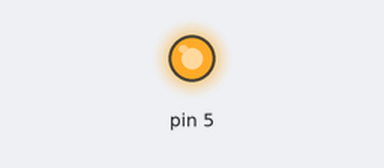
Bench run of a sketch on a simulated Arduino Uno, built with avr-gcc and run on an emulated ATmega328P. Shown: output pins drawn as LEDs (lit = HIGH).

Above: at 0.15 s.
At 10.59 s:
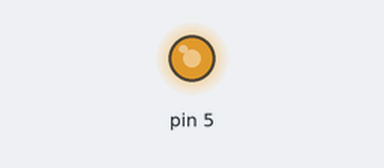
At 22.6 s:
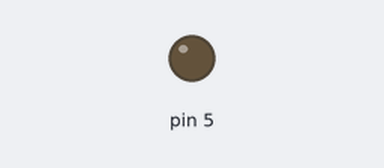
At 37.78 s:
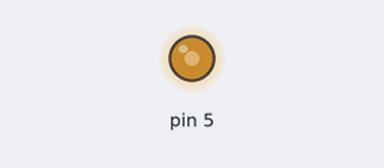
Timing chart, 0 to 40.0 s (numbered marks = the images above):
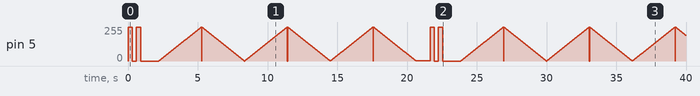

The sketch:

meeting.ino.ino
```cpp
void setup() {
  // put your setup code here, to run once:
  pinMode(5, OUTPUT);
}

void flash(int pin, int millisOn, int millisOff) {
  digitalWrite(pin, HIGH);
  delay(millisOn);
  digitalWrite(pin, LOW);
  delay(millisOff);
}

void fadeInOut(int pin, int millisIn, int millisOut) {
  for (int i = 0; i < 256; i++) {
    analogWrite(pin, i);
    delay(millisIn);
  }
  for (int i = 0; i < 256; i++) {
    analogWrite(pin, 256 - i);
    delay(millisOut);
  }
}

void loop() {
  // put your main code here, to run repeatedly:
  flash(5, 300, 300);
  flash(5, 300, 300);
  delay(1000);
  fadeInOut(5, 12, 12);
  fadeInOut(5, 12, 12);
  fadeInOut(5, 12, 12);
  delay(1000);
}
```

Measured:
- by itself, pin 5: 0/255 → 255/255 at 0.00 s, → 0/255 0.30 s later, → 255/255 0.30 s later, → 0/255 0.30 s later, … (2869 changes in this stretch)
